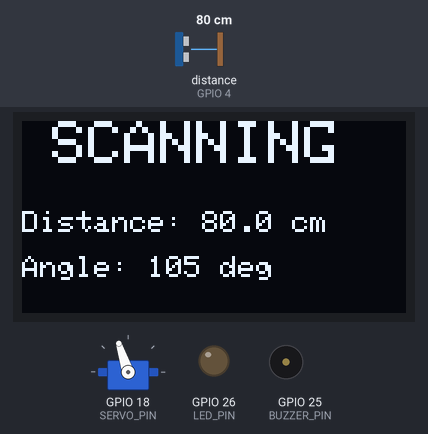
The sketch below on a simulated ESP32. Parts: servo, 128×64 one-colour display, output pins drawn as LEDs (lit = HIGH), buzzer (waves = sounding). Wiring (inferred from the names in the program): ultrasonic range finder: trigger GPIO 5; echo GPIO 4. The test bench sets the inputs (shaded band); at power-on: distance to the obstacle (sensor on GPIO 4) 80 cm. The echo pulse lasts 58.3 µs per cm; pins used as bus, display or sensor lines are not drawn; what the sketch prints to the serial monitor is not drawn.

Above: at 2.7 s.
2.8 s: distance to the obstacle (sensor on GPIO 4) set to 37 cm
At 3.42 s:
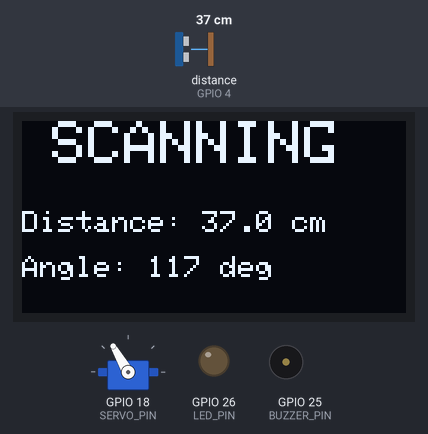
5.1 s: distance to the obstacle (sensor on GPIO 4) set to 31 cm
At 6.5 s:
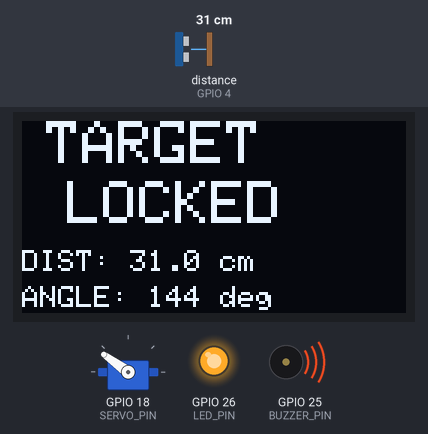
7.1 s: distance to the obstacle (sensor on GPIO 4) set to 41 cm
At 8.0 s:
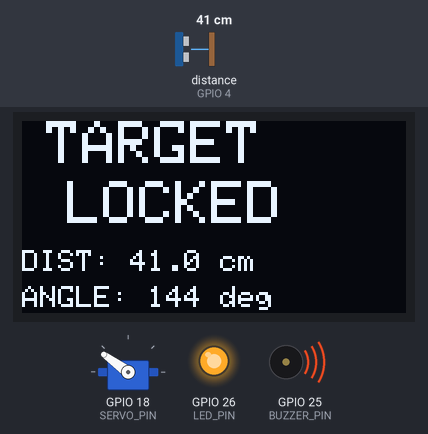
8.8 s: distance to the obstacle (sensor on GPIO 4) set to 48 cm
At 10.1 s:
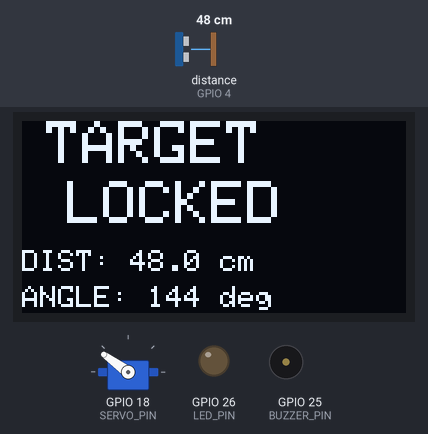
11.1 s: distance to the obstacle (sensor on GPIO 4) set to 2 cm
At 12.9 s:
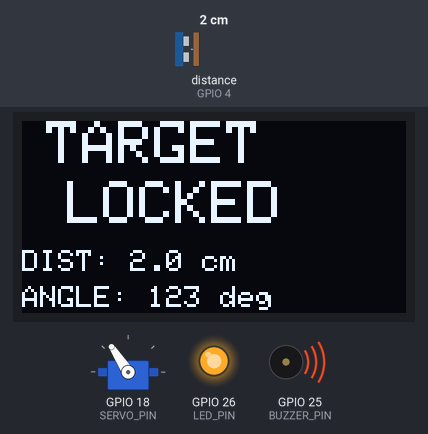
Timing chart, 0 to 14.0 s (numbered marks = the images above; inputs shaded):
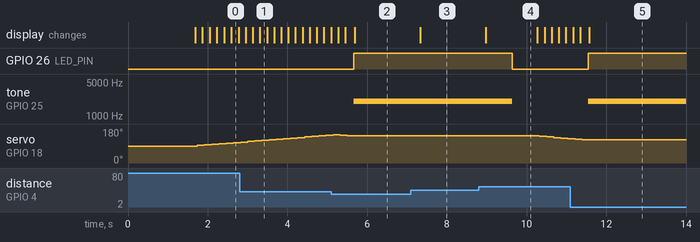

The sketch:

Target_Lock_Radar_System.ino
```cpp
#include <ESP32Servo.h>
#include <Wire.h>
#include <Adafruit_GFX.h>
#include <Adafruit_SSD1306.h>

// =========================
// PINLER
// =========================

const int SERVO_PIN = 18;

const int TRIG_PIN = 5;
const int ECHO_PIN = 4;

const int BUZZER_PIN = 25;
const int LED_PIN = 26;
const float LOST_DISTANCE = 45.0;
const int LOST_LIMIT = 3;

int lostCount = 0;
// =========================
// OLED
// =========================

#define SCREEN_WIDTH 128
#define SCREEN_HEIGHT 64
#define OLED_RESET -1
#define OLED_ADDR 0x3C

Adafruit_SSD1306 display(
  SCREEN_WIDTH,
  SCREEN_HEIGHT,
  &Wire,
  OLED_RESET
);

// =========================
// SERVO
// =========================

Servo radarServo;

const int MIN_ANGLE = 30;
const int MAX_ANGLE = 150;

int currentAngle = 90;
int scanDirection = 1;

// =========================
// HEDEF
// =========================

const float DETECT_DISTANCE = 35.0;

bool locked = false;
int detectCount = 0;

float lockedDistance = 0;


// =========================
// MESAFE ÖLÇ
// =========================

float readDistance() {

  digitalWrite(TRIG_PIN, LOW);
  delayMicroseconds(2);

  digitalWrite(TRIG_PIN, HIGH);
  delayMicroseconds(10);

  digitalWrite(TRIG_PIN, LOW);

  long duration = pulseIn(
    ECHO_PIN,
    HIGH,
    25000
  );

  if (duration == 0) {
    return 400.0;
  }

  float distance =
    duration * 0.0343 / 2.0;

  return distance;
}


// =========================
// OLED SCANNING
// =========================

void showScanning(float distance) {

  display.clearDisplay();

  display.setTextColor(SSD1306_WHITE);

  display.setTextSize(2);
  display.setCursor(10, 0);
  display.println("SCANNING");

  display.setTextSize(1);

  display.setCursor(0, 30);
  display.print("Distance: ");
  display.print(distance, 1);
  display.println(" cm");

  display.setCursor(0, 45);
  display.print("Angle: ");
  display.print(currentAngle);
  display.println(" deg");

  display.display();
}


// =========================
// OLED LOCKED
// =========================

void showLocked(float distance) {

  display.clearDisplay();

  display.setTextColor(SSD1306_WHITE);

  display.setTextSize(2);
  display.setCursor(8, 0);
  display.println("TARGET");

  display.setCursor(15, 20);
  display.println("LOCKED");

  display.setTextSize(1);

  display.setCursor(0, 43);
  display.print("DIST: ");
  display.print(distance, 1);
  display.println(" cm");

  display.setCursor(0, 55);
  display.print("ANGLE: ");
  display.print(currentAngle);
  display.println(" deg");

  display.display();
}


// =========================
// SERVO HAREKET
// =========================

void moveServo(int angle) {

  currentAngle = constrain(
    angle,
    MIN_ANGLE,
    MAX_ANGLE
  );

  radarServo.write(currentAngle);

  delay(100);
}


// =========================
// ALARM
// =========================

void alarmOn() {

  digitalWrite(LED_PIN, HIGH);

  // Buzzer
  tone(BUZZER_PIN, 2000);
}


void alarmOff() {

  digitalWrite(LED_PIN, LOW);

  noTone(BUZZER_PIN);
}


// =========================
// SETUP
// =========================

void setup() {

  Serial.begin(115200);

  // HC-SR04
  pinMode(TRIG_PIN, OUTPUT);
  pinMode(ECHO_PIN, INPUT);

  // LED
  pinMode(LED_PIN, OUTPUT);
  digitalWrite(LED_PIN, LOW);

  // Buzzer
  pinMode(BUZZER_PIN, OUTPUT);
  noTone(BUZZER_PIN);

  // Servo
  radarServo.setPeriodHertz(50);

  radarServo.attach(
    SERVO_PIN,
    500,
    2400
  );

  currentAngle = 90;
  radarServo.write(currentAngle);

  // OLED
  Wire.begin(21, 22);

  if (!display.begin(
        SSD1306_SWITCHCAPVCC,
        OLED_ADDR
      )) {

    Serial.println("OLED BULUNAMADI!");

    while (true) {
      delay(100);
    }
  }

  display.clearDisplay();

  display.setTextColor(SSD1306_WHITE);
  display.setTextSize(2);

  display.setCursor(15, 10);
  display.println("RADAR");

  display.setCursor(20, 35);
  display.println("SYSTEM");

  display.display();

  delay(1500);

  Serial.println();
  Serial.println("==========================");
  Serial.println(" ESP32 RADAR SYSTEM");
  Serial.println("==========================");
  Serial.println();
}


// =========================
// LOOP
// =========================

void loop() {

  // ==================================================
  // KİLİTLİ DURUM
  // ==================================================

  if (locked) {

  float distance = readDistance();

  lockedDistance = distance;

  showLocked(distance);

  alarmOn();

  Serial.print("TARGET LOCKED | ");
  Serial.print("Angle: ");
  Serial.print(currentAngle);
  Serial.print(" | Distance: ");
  Serial.print(distance, 1);
  Serial.println(" cm");

  // Hedef hâlâ yakın
  if (distance <= LOST_DISTANCE) {

    lostCount = 0;
  }

  // Hedef kaybolmaya başladı
  else {

    lostCount++;

    Serial.print("TARGET LOST CHECK: ");
    Serial.print(lostCount);
    Serial.print("/");
    Serial.println(LOST_LIMIT);

    // Henüz tamamen kayıp değil
    if (lostCount < LOST_LIMIT) {

      delay(300);
      return;
    }

    // ------------------------------------------
    // HEDEF TAMAMEN KAYBOLDU
    // ------------------------------------------

    Serial.println();
    Serial.println("==========================");
    Serial.println("      TARGET LOST");
    Serial.println("      RESUMING SCAN");
    Serial.println("==========================");
    Serial.println();

    locked = false;
    lostCount = 0;
    detectCount = 0;

    alarmOff();

    // Mevcut açıdan taramaya devam et
    // Baştan 90 dereceye dönmesine gerek yok.

    delay(500);

    return;
  }

  delay(300);

  return;
}


  // ==================================================
  // TARAMA
  // ==================================================

  moveServo(currentAngle);

  float distance = readDistance();

  Serial.print("SCAN | Angle: ");
  Serial.print(currentAngle);

  Serial.print(" | Distance: ");
  Serial.print(distance, 1);

  Serial.println(" cm");

  showScanning(distance);


  // ==================================================
  // HEDEF ALGILANDI
  // ==================================================

  if (distance < DETECT_DISTANCE) {

    detectCount++;

    Serial.print("TARGET CHECK ");
    Serial.print(detectCount);
    Serial.println("/3");

  }
  else {

    detectCount = 0;
  }


  // ==================================================
  // 3 ARDIŞIK ÖLÇÜM
  // ==================================================

  if (detectCount >= 3) {

    locked = true;

    lockedDistance = distance;

    Serial.println();
    Serial.println("==========================");
    Serial.println("      TARGET LOCKED");
    Serial.print("      ANGLE: ");
    Serial.print(currentAngle);
    Serial.println(" deg");

    Serial.print("      DIST: ");
    Serial.print(distance, 1);
    Serial.println(" cm");

    Serial.println("==========================");
    Serial.println();

    showLocked(distance);
    alarmOn();

    return;
  }


  // ==================================================
  // TARAMA YÖNÜ
  // ==================================================

  currentAngle += scanDirection * 3;


  if (currentAngle >= MAX_ANGLE) {

    currentAngle = MAX_ANGLE;

    scanDirection = -1;
  }


  if (currentAngle <= MIN_ANGLE) {

    currentAngle = MIN_ANGLE;

    scanDirection = 1;
  }

  delay(50);
}
```

Measured:
- the behaviour switches between 35 and 34 cm on distance to the obstacle (sensor on GPIO 4) (found by bisection; images 1 and 2)
- the behaviour switches between 44 and 45 cm on distance to the obstacle (sensor on GPIO 4) (found by bisection; images 3 and 4)
- after the input at 5.1 s, GPIO 26 (LED_PIN): LOW → HIGH after 0.56 s; tone on GPIO 25 (BUZZER_PIN): silent → 2000 Hz after 0.56 s; servo on GPIO 18 (SERVO_PIN): goes on until 5.5 s, then stays 144°
- after the input at 7.1 s, the display: changes after 0.23 s (image 3)
- after the input at 8.8 s, GPIO 26 (LED_PIN): HIGH → LOW after 0.84 s; tone on GPIO 25 (BUZZER_PIN): 2000 Hz → silent after 0.84 s; servo on GPIO 18 (SERVO_PIN): moves from 144° to 129° over 0.72 s, starting after 1.5 s; the display: changes after 0.17 s (image 4)
- after the input at 11.1 s, GPIO 26 (LED_PIN): LOW → HIGH after 0.45 s; tone on GPIO 25 (BUZZER_PIN): silent → 2000 Hz after 0.45 s; servo on GPIO 18 (SERVO_PIN): goes on until 11.4 s, then stays 123°
- what the display in image 4 shows lasts 1.3 s, from 9.0 s to 10.3 s
